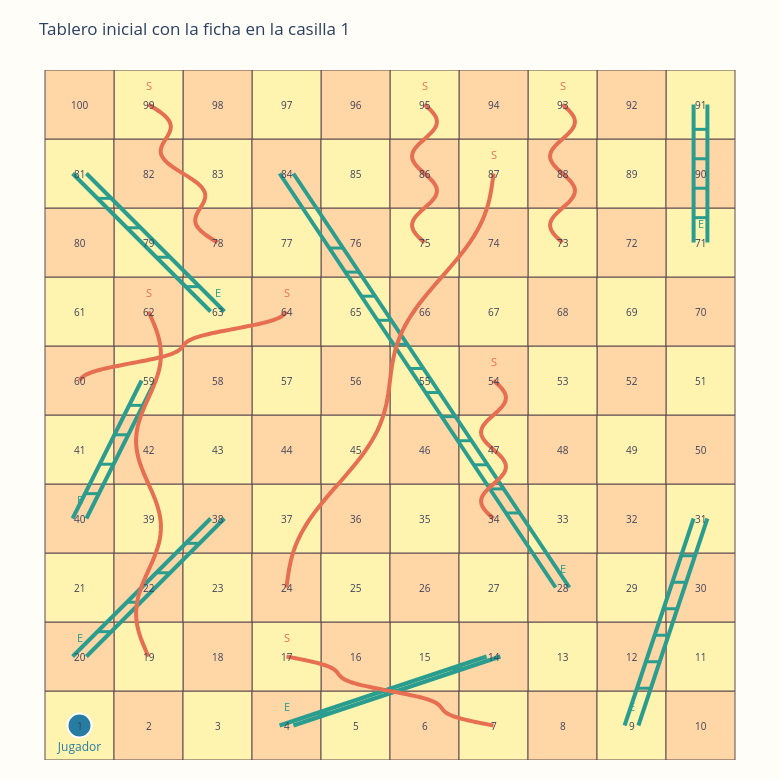

The notebook cell this image was saved under:
### Markdown cell above
## Visualización del Tablero

La siguiente sección construye un tablero 2D con `plotly` y ejecuta una simulación animada de una partida. La ficha avanza según el resultado del dado y, cuando cae en una escalera o una serpiente, el desplazamiento adicional también se muestra visualmente sobre el tablero.

### Code cell
def board_coordinates(square):
    """Return the center coordinates for a given board square."""
    zero_based = square - 1
    row = zero_based // 10
    col_in_row = zero_based % 10
    if row % 2 == 0:
        x = col_in_row
    else:
        x = 9 - col_in_row
    y = row
    return x + 0.5, y + 0.5


def create_board_shapes():
    shapes = []
    for square in range(1, BOARD_END + 1):
        x, y = board_coordinates(square)
        fillcolor = '#FFF3B0' if ((int(x - 0.5) + int(y - 0.5)) % 2 == 0) else '#FFD6A5'
        shapes.append({
            'type': 'rect',
            'x0': x - 0.5, 'x1': x + 0.5,
            'y0': y - 0.5, 'y1': y + 0.5,
            'line': {'color': '#5C4B51', 'width': 1},
            'fillcolor': fillcolor,
            'layer': 'below',
        })

    for start, end in LADDERS.items():
        x1, y1 = board_coordinates(start)
        x2, y2 = board_coordinates(end)
        offset = 0.10
        for sign in (-1, 1):
            shapes.append({
                'type': 'line',
                'x0': x1 + sign * offset, 'y0': y1,
                'x1': x2 + sign * offset, 'y1': y2,
                'line': {'color': '#2A9D8F', 'width': 4},
            })
        rung_count = max(3, int(abs(y2 - y1) * 2))
        for fraction in np.linspace(0.18, 0.82, rung_count):
            left_x = (x1 - offset) + ((x2 - offset) - (x1 - offset)) * fraction
            left_y = y1 + (y2 - y1) * fraction
            right_x = (x1 + offset) + ((x2 + offset) - (x1 + offset)) * fraction
            right_y = y1 + (y2 - y1) * fraction
            shapes.append({
                'type': 'line',
                'x0': left_x, 'y0': left_y,
                'x1': right_x, 'y1': right_y,
                'line': {'color': '#2A9D8F', 'width': 3},
            })

    for start, end in SNAKES.items():
        x1, y1 = board_coordinates(start)
        x2, y2 = board_coordinates(end)
        t = np.linspace(0, 1, 80)
        x_curve = (1 - t) * x1 + t * x2 + 0.18 * np.sin(4 * np.pi * t)
        y_curve = (1 - t) * y1 + t * y2
        path = 'M ' + ' L '.join(f'{x:.3f},{y:.3f}' for x, y in zip(x_curve, y_curve))
        shapes.append({
            'type': 'path',
            'path': path,
            'line': {'color': '#E76F51', 'width': 4},
        })

    return shapes


def create_board_annotations():
    annotations = []
    for square in range(1, BOARD_END + 1):
        x, y = board_coordinates(square)
        annotations.append({
            'x': x,
            'y': y,
            'text': str(square),
            'showarrow': False,
            'font': {'size': 10, 'color': '#3D405B'},
        })

    for start in LADDERS:
        x, y = board_coordinates(start)
        annotations.append({
            'x': x,
            'y': y + 0.28,
            'text': 'E',
            'showarrow': False,
            'font': {'size': 11, 'color': '#2A9D8F'},
        })

    for start in SNAKES:
        x, y = board_coordinates(start)
        annotations.append({
            'x': x,
            'y': y + 0.28,
            'text': 'S',
            'showarrow': False,
            'font': {'size': 11, 'color': '#E76F51'},
        })

    return annotations


def simulate_animation_game(rng_instance=None):
    """Simulate one game only for the board animation section."""
    if rng_instance is None:
        rng_instance = rng

    position = BOARD_START
    turns = 0
    path = []

    while position != BOARD_END:
        turns += 1
        roll = int(rng_instance.integers(1, 7))
        proposed_position = position + roll
        event = 'movimiento normal'
        final_position = position

        if proposed_position > BOARD_END:
            event = 'supera 100, permanece en la misma casilla'
        else:
            final_position = proposed_position
            if final_position in LADDERS:
                final_position = LADDERS[final_position]
                event = 'escalera'
            elif final_position in SNAKES:
                final_position = SNAKES[final_position]
                event = 'serpiente'

        path.append({
            'turn': turns,
            'start_position': position,
            'roll': roll,
            'proposed_position': proposed_position,
            'event': event,
            'final_position': final_position,
        })
        position = final_position

    return path


def build_animation_states(path):
    states = [{'position': BOARD_START, 'message': 'Inicio del juego en la casilla 1.'}]
    for step in path:
        start_position = step['start_position']
        proposed_position = step['proposed_position']
        final_position = step['final_position']
        roll = step['roll']
        turn = step['turn']
        event = step['event']

        if proposed_position > BOARD_END:
            states.append({
                'position': start_position,
                'message': f'Turno {turn}: dado = {roll}. Se intentan mover {roll} casillas, pero se supera 100 y la ficha permanece en {start_position}.',
            })
            continue

        for square in range(start_position + 1, proposed_position + 1):
            states.append({
                'position': square,
                'message': f'Turno {turn}: dado = {roll}. La ficha avanza {roll} casillas hasta {proposed_position}.',
            })

        if event == 'escalera':
            step_direction = 1
            for square in range(proposed_position + step_direction, final_position + step_direction, step_direction):
                states.append({
                    'position': square,
                    'message': f'Turno {turn}: cae en escalera {proposed_position}→{final_position}. La ficha asciende.',
                })
        elif event == 'serpiente':
            step_direction = -1
            for square in range(proposed_position + step_direction, final_position + step_direction, step_direction):
                states.append({
                    'position': square,
                    'message': f'Turno {turn}: cae en serpiente {proposed_position}→{final_position}. La ficha desciende.',
                })

    states.append({'position': BOARD_END, 'message': 'Fin de la partida: la ficha llega exactamente a la casilla 100.'})
    return states


def draw_board(player_position=BOARD_START, title_text=None):
    board_shapes = create_board_shapes()
    board_annotations = create_board_annotations()
    px, py = board_coordinates(player_position)

    fig = go.Figure()
    fig.add_trace(go.Scatter(
        x=[px],
        y=[py],
        mode='markers+text',
        marker=dict(size=24, color='#277DA1', line=dict(color='white', width=2)),
        text=['Jugador'],
        textposition='bottom center',
        textfont=dict(size=12, color='#277DA1'),
        hoverinfo='skip',
        showlegend=False,
    ))

    fig.update_layout(
        width=780,
        height=780,
        paper_bgcolor='#FFFDF7',
        plot_bgcolor='#FFFDF7',
        margin=dict(l=20, r=20, t=70, b=20),
        shapes=board_shapes,
        annotations=board_annotations,
        title=title_text or f'Tablero de Escaleras y Serpientes con la ficha en la casilla {player_position}',
        xaxis=dict(range=[0, 10], showgrid=False, zeroline=False, visible=False),
        yaxis=dict(range=[0, 10], showgrid=False, zeroline=False, visible=False, scaleanchor='x', scaleratio=1),
    )
    fig.show()


def animate_game(path):
    states = build_animation_states(path)
    board_shapes = create_board_shapes()
    board_annotations = create_board_annotations()

    initial_x, initial_y = board_coordinates(states[0]['position'])
    fig = go.Figure(
        data=[go.Scatter(
            x=[initial_x],
            y=[initial_y],
            mode='markers+text',
            marker=dict(size=24, color='#277DA1', line=dict(color='white', width=2)),
            text=['Jugador'],
            textposition='bottom center',
            textfont=dict(size=12, color='#277DA1'),
            hoverinfo='skip',
            showlegend=False,
        )],
        frames=[
            go.Frame(
                data=[go.Scatter(
                    x=[board_coordinates(state['position'])[0]],
                    y=[board_coordinates(state['position'])[1]],
                    mode='markers+text',
                    marker=dict(size=24, color='#277DA1', line=dict(color='white', width=2)),
                    text=['Jugador'],
                    textposition='bottom center',
                    textfont=dict(size=12, color='#277DA1'),
                    hoverinfo='skip',
                    showlegend=False,
                )],
                name=str(idx),
                layout=go.Layout(title_text=state['message'])
            )
            for idx, state in enumerate(states)
        ]
    )

    fig.update_layout(
        width=780,
        height=820,
        paper_bgcolor='#FFFDF7',
        plot_bgcolor='#FFFDF7',
        margin=dict(l=20, r=20, t=100, b=20),
        shapes=board_shapes,
        annotations=board_annotations,
        title=states[0]['message'],
        xaxis=dict(range=[0, 10], showgrid=False, zeroline=False, visible=False),
        yaxis=dict(range=[0, 10], showgrid=False, zeroline=False, visible=False, scaleanchor='x', scaleratio=1),
        updatemenus=[{'type': 'buttons', 'showactive': False, 'buttons': []}],
        sliders=[{'visible': False}],
    )

    html = fig.to_html(include_plotlyjs='cdn', full_html=False, auto_play=False)
    html += """
<script>
const plots = document.querySelectorAll('.plotly-graph-div');
const gd = plots[plots.length - 1];
if (gd) {
  setTimeout(() => {
    Plotly.animate(gd, null, {
      frame: {duration: 450, redraw: true},
      transition: {duration: 180},
      mode: 'immediate',
      fromcurrent: true
    });
  }, 600);
}
</script>
"""
    display(HTML(html))


draw_board(player_position=BOARD_START, title_text='Tablero inicial con la ficha en la casilla 1')
animation_rng = np.random.default_rng(SEED)
animated_path = simulate_animation_game(rng_instance=animation_rng)
animate_game(animated_path)
